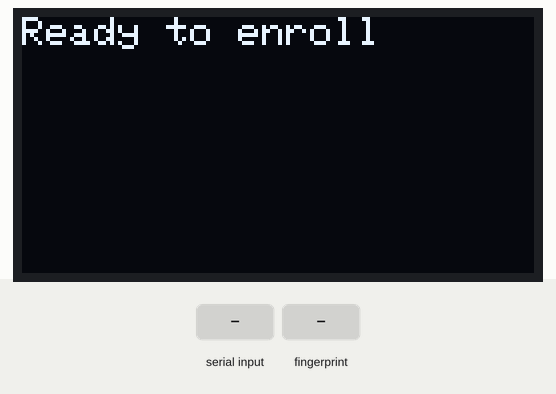
This sketch was run on a simulated Arduino Mega 2560, built with avr-gcc and run on an emulated ATmega2560. Parts: 128×64 one-colour display. Inputs (shaded band) come from the test bench. The display library's start-up logo is not drawn; what the sketch prints to the serial monitor is not drawn.

Above: at 4.4 s.
4.5 s: "90,45\n" received over Serial
At 5.5 s:
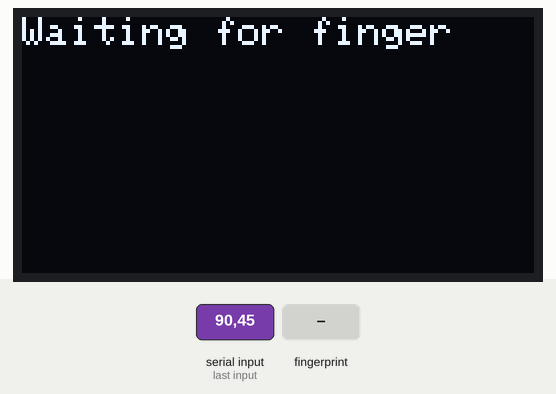
6.0 s: finger stored as number 1 placed on the sensor
At 7.7 s:
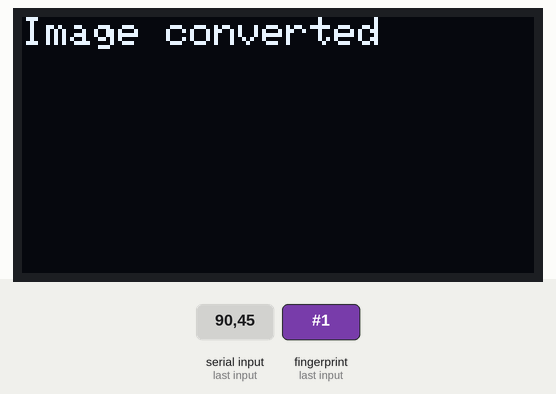
9.0 s: finger stored as number 1 placed on the sensor
At 9.34 s:
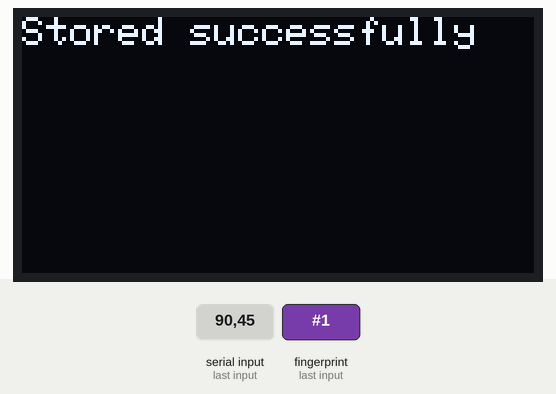
Timing chart, 0 to 12.0 s (numbered marks = the images above; inputs shaded):
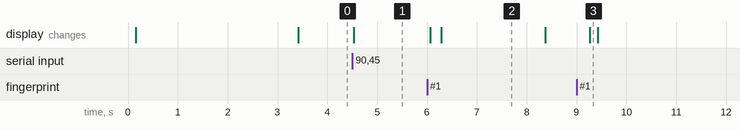

The sketch:

Enrol_final.ino
```cpp
#include <Adafruit_Fingerprint.h>
#include <Adafruit_GFX.h>
#include <Adafruit_SSD1306.h>

#define SCREEN_WIDTH 128
#define SCREEN_HEIGHT 64
#define OLED_RESET    -1
Adafruit_SSD1306 display(SCREEN_WIDTH, SCREEN_HEIGHT, &Wire, OLED_RESET);

#if (defined(__AVR__) || defined(ESP8266)) && !defined(__AVR_ATmega2560__)
SoftwareSerial mySerial(14, 12);
#else
#define mySerial Serial1
#endif

Adafruit_Fingerprint finger = Adafruit_Fingerprint(&mySerial);

uint8_t id;

void setup() {
  Serial.begin(9600);
  while (!Serial);
  delay(100);
  Serial.println("\n\nAdafruit Fingerprint sensor enrollment");

  // Initialize the OLED display
  if (!display.begin(SSD1306_SWITCHCAPVCC, 0x3C)) {
    Serial.println(F("SSD1306 allocation failed"));
    for (;;);
  }
  display.display();
  delay(2000);
  display.clearDisplay();

  finger.begin(57600);

  if (finger.verifyPassword()) {
    Serial.println("Found fingerprint sensor!");
  } else {
    Serial.println("Did not find fingerprint sensor :(");
    while (1) { delay(1); }
  }

  Serial.println(F("Reading sensor parameters"));
  finger.getParameters();
  Serial.print(F("Status: 0x")); Serial.println(finger.status_reg, HEX);
  Serial.print(F("Sys ID: 0x")); Serial.println(finger.system_id, HEX);
  Serial.print(F("Capacity: ")); Serial.println(finger.capacity);
  Serial.print(F("Security level: ")); Serial.println(finger.security_level);
  Serial.print(F("Device address: ")); Serial.println(finger.device_addr, HEX);
  Serial.print(F("Packet len: ")); Serial.println(finger.packet_len);
  Serial.print(F("Baud rate: ")); Serial.println(finger.baud_rate);
}

uint8_t readnumber(void) {
  uint8_t num = 0;

  while (num == 0) {
    while (!Serial.available());
    num = Serial.parseInt();
  }
  return num;
}

void loop() {
  Serial.println("Ready to enroll a fingerprint!");
  Serial.println("Please type in the ID # (from 1 to 127) you want to save this finger as...");

  display.clearDisplay();
  display.setTextSize(1);
  display.setTextColor(SSD1306_WHITE);
  display.setCursor(0, 0);
  display.println("Ready to enroll");
  display.display();

  id = readnumber();
  if (id == 0) {// ID #0 not allowed, try again!
     return;
  }
  Serial.print("Enrolling ID #");
  Serial.println(id);

  while (!getFingerprintEnroll());
}

uint8_t getFingerprintEnroll() {
  int p = -1;

  display.clearDisplay();
  display.setTextSize(1);
  display.setTextColor(SSD1306_WHITE);
  display.setCursor(0, 0);
  display.println("Waiting for finger");
  display.display();

  Serial.println("Waiting for valid finger to enroll as #");
  Serial.println(id);

  while (p != FINGERPRINT_OK) {
    p = finger.getImage();
    switch (p) {
    case FINGERPRINT_OK:
      Serial.println("Image taken");
      display.clearDisplay();
      display.setCursor(0, 0);
      display.println("Image taken");
      display.display();
      break;
    case FINGERPRINT_NOFINGER:
      Serial.print(".");
      break;
    case FINGERPRINT_PACKETRECIEVEERR:
      Serial.println("Communication error");
      break;
    case FINGERPRINT_IMAGEFAIL:
      Serial.println("Imaging error");
      break;
    default:
      Serial.println("Unknown error");
      break;
    }
  }

  p = finger.image2Tz(1);
  switch (p) {
    case FINGERPRINT_OK:
      Serial.println("Image converted");
      display.clearDisplay();
      display.setCursor(0, 0);
      display.println("Image converted");
      display.display();
      break;
    case FINGERPRINT_IMAGEMESS:
      Serial.println("Image too messy");
      return p;
    case FINGERPRINT_PACKETRECIEVEERR:
      Serial.println("Communication error");
      return p;
    case FINGERPRINT_FEATUREFAIL:
    case FINGERPRINT_INVALIDIMAGE:
      Serial.println("Could not find fingerprint features");
      return p;
    default:
      Serial.println("Unknown error");
      return p;
  }

  delay(2000);

  p = 0;
  while (p != FINGERPRINT_NOFINGER) {
    p = finger.getImage();
  }
  Serial.print("ID "); Serial.println(id);
  p = -1;
  Serial.println("Place same finger again");

  display.clearDisplay();
  display.setCursor(0, 0);
  display.println("Place same finger");
  display.display();

  while (p != FINGERPRINT_OK) {
    p = finger.getImage();
    switch (p) {
    case FINGERPRINT_OK:
      Serial.println("Image taken");
      break;
    case FINGERPRINT_NOFINGER:
      Serial.print(".");
      break;
    case FINGERPRINT_PACKETRECIEVEERR:
      Serial.println("Communication error");
      break;
    case FINGERPRINT_IMAGEFAIL:
      Serial.println("Imaging error");
      break;
    default:
      Serial.println("Unknown error");
      break;
    }
  }

  p = finger.image2Tz(2);
  switch (p) {
    case FINGERPRINT_OK:
      Serial.println("Image converted");
      break;
    case FINGERPRINT_IMAGEMESS:
      Serial.println("Image too messy");
      return p;
    case FINGERPRINT_PACKETRECIEVEERR:
      Serial.println("Communication error");
      return p;
    case FINGERPRINT_FEATUREFAIL:
    case FINGERPRINT_INVALIDIMAGE:
      Serial.println("Could not find fingerprint features");
      return p;
    default:
      Serial.println("Unknown error");
      return p;
  }

  Serial.print("Creating model for #");  Serial.println(id);

  p = finger.createModel();
  if (p == FINGERPRINT_OK) {
    Serial.println("Prints matched!");
  } else if (p == FINGERPRINT_PACKETRECIEVEERR) {
    Serial.println("Communication error");
    return p;
  } else if (p == FINGERPRINT_ENROLLMISMATCH) {
    Serial.println("Fingerprints did not match");
    return p;
  } else {
    Serial.println("Unknown error");
    return p;
  }

  Serial.print("ID "); Serial.println(id);
  p = finger.storeModel(id);
  if (p == FINGERPRINT_OK) {
    display.clearDisplay();
    display.setCursor(0, 0);
    display.println("Stored successfully");
    display.display();

    Serial.println("Stored!");

  } else if (p == FINGERPRINT_PACKETRECIEVEERR) {
    Serial.println("Communication error");
    return p;
  } else if (p == FINGERPRINT_BADLOCATION) {
    Serial.println("Could not store in that location");
    return p;
  }
  return true;

}
```

Measured:
- after the input at 4.5 s, the display: changes at once (image 1)
- after the input at 6.0 s, the display: first changes after 0.06 s (image 2 shows a later state)
- after the input at 9.0 s, the display: changes after 0.27 s (image 3)
- what the display in image 2 shows lasts 2.1 s, from 6.3 s to 8.4 s
